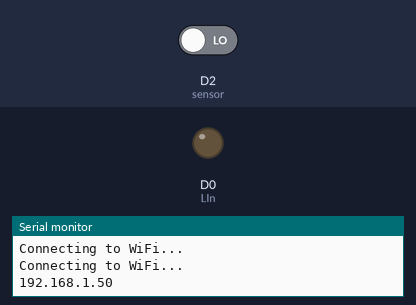
Simulated run of this sketch. Board: ESP8266 (NodeMCU). Shown: output pins drawn as LEDs (lit = HIGH), the last lines printed to the serial monitor. Inputs (shaded band) come from the test bench; at power-on: D2 (sensor) LOW. WiFi joins after 1.5 s; servers stay silent unless stated; web services answer with replies made up by the test bench.

Above: at 3.2 s.
3.3 s: D2 (sensor) driven HIGH
At 4.4 s:
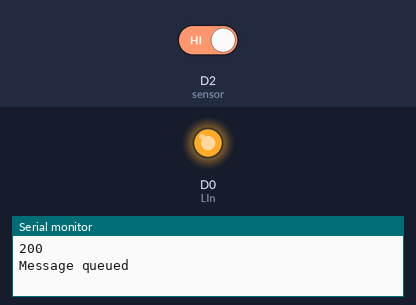
Timing chart, 0 to 6.3 s (numbered marks = the images above; inputs shaded):
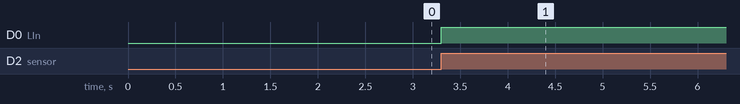

Measured:
- after the input at 3.3 s, D0 (LIn): LOW → HIGH at once

The sketch:

SecuritySensorGitVrs.ino
```cpp
// (licence header left out)
// Include session: Here we import all libraries that we'll need in this venture
// ------------------------------------------------------------------------------------------------------------------

// Notice that our target here is only ESP8266
#include <ESP8266WiFi.h>
#include <string>
#include <ESP8266HTTPClient.h>
// #include <esp8266httpclient.h> (caso não dê certo, retorne está lib)
#include <ESP8266WebServer.h>

// ------------------------------------------------------------------------------------------------------------------

// Constants setup: Add here environment variables and configurations that will run in the entire application

// ------------------------------------------------------------------------------------------------------------------
// Replace with your network credentials
const char* ssid = "";
const char* password = "";

// set the esp8266 as client
HTTPClient client;
WiFiClient wifiClient;

//Checks for new messages every 1 second.
int sensorReadingDelay = 3000;
unsigned long lastTimeSensorRead;

const int LIn = D0;                // the pin that the LED is atteched to
const int sensor = D2;              // the pin that the sensor is atteched to
int ledState = LOW;
bool isSensorTrg = false;

// ------------------------------------------------------------------------------------------------------------------

// fuction to url encode msg

String urlencode(String str)
{
    String encodedString="";
    char c;
    char code0;
    char code1;
    char code2;
    for (int i =0; i < str.length(); i++){
      c=str.charAt(i);
      if (c == ' '){
        encodedString+= '+';
      } else if (isalnum(c)){
        encodedString+=c;
      } else{
        code1=(c & 0xf)+'0';
        if ((c & 0xf) >9){
            code1=(c & 0xf) - 10 + 'A';
        }
        c=(c>>4)&0xf;
        code0=c+'0';
        if (c > 9){
            code0=c - 10 + 'A';
        }
        code2='\0';
        encodedString+='%';
        encodedString+=code0;
        encodedString+=code1;
        //encodedString+=code2;
      }
      yield();
    }
    return encodedString;

}

// Get Readings of our sensor
String getSensorReadings(){
  int read = digitalRead(sensor);   // read sensor value

  if (!isSensorTrg && read == HIGH){  // If the sensor is unactive, it will turn in HIGH and go to this condition
    isSensorTrg = true;
    ledState = ledState == HIGH ? LOW : HIGH;

    digitalWrite(LIn, ledState);
    return urlencode("Olá, Temos Um Invasor!");
  }
  else if (isSensorTrg && read == LOW){  // If the sensor is activated, it will turn in LOW and go to this condition
    isSensorTrg = false;  // smoothnees of the sensor readings
    delay(100);
  }
    return "";
}
// function to bot send me messages
void sendWppMsg(String msg){
  client.begin(wifiClient, "http://api.callmebot.com/whatsapp.php?phone=************&text="+msg+"&apikey=*******");  //Specify request destination, use the apikey you receved on whatsapp with callmebot
    Serial.println("http://api.callmebot.com/whatsapp.php?phone=************&text="+msg+"&apikey=*******");
    int statusCode = client.GET();                                  //Send the request
    Serial.println(statusCode);
    if (statusCode > 0) { //Check the returning code

      String payload = client.getString();   //Get the request response payload
      Serial.println(payload);             //Print the response payload

    }

    client.end();   //Close connection
}

//conect to Wifi
IPAddress conectWifi(char *ssid, char *password){
    // Connect to Wi-Fi
  WiFi.mode(WIFI_STA);
  WiFi.begin(ssid, password);

  while (WiFi.status() != WL_CONNECTED) {
    delay(1000);
    Serial.println("Connecting to WiFi...");
  }
  return WiFi.localIP();
}

void setup() {
    Serial.begin(9600);
  IPAddress ip = conectWifi((char*)ssid, (char*)password);
  // Print assigned local IP
  Serial.println(ip);

  pinMode(LIn, OUTPUT);      // initalize LED as an output
  pinMode(sensor, INPUT);    // initialize sensor as an input
  digitalWrite(LIn, LOW); // ledState, control values for Lin
}

// This loop will receive bot messages. It's a default implementation and we don't need to change anything here.
void loop() {
  String sensorResult = getSensorReadings();
  if (sensorResult != ""){
    sendWppMsg(sensorResult);
  }
}
```
